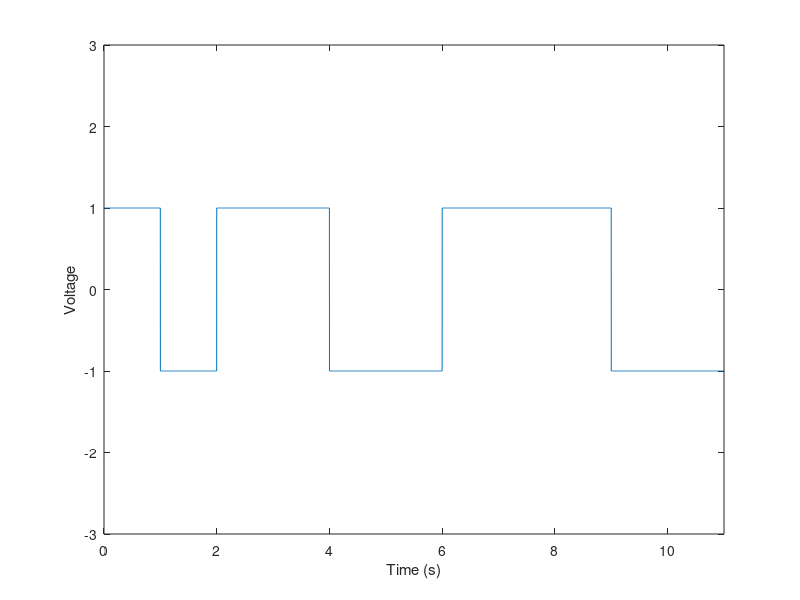

Here is the MATLAB script that generated this plot:
clear;	% init: clears all vars from memory

bits=[0 1 0 0 1 1 0 0 0 1 1];   % input string
numOfBits = length(bits);       % store no of bits in string

sampTime = 0.001;				% sample time
endTime = numOfBits-sampTime;	% required end time for given bit string   
t = 0:sampTime:endTime; 		% x-axis (0 to endTime with sampTime step)

j = 1;	% index of the signal vector, s
bit = 1;	% current bit
for i = 0:sampTime:endTime 
	if (floor(i)+1 ~= bit)
	% checks whether in the same bit 
		bit = bit + 1;
	end;
	
	if (bits(bit) == 0)
	% sets voltage for bit 0 (+ve) 
		s(j) = 1;
	else
	% sets voltage for bit 1 (-ve)
		s(j) = -1;
	end;
	j = j + 1; 
end;


% plots the signal 
plot(t,s);
axis([0 numOfBits -3 3]); 
xlabel('Time (s)'); 
ylabel('Voltage');